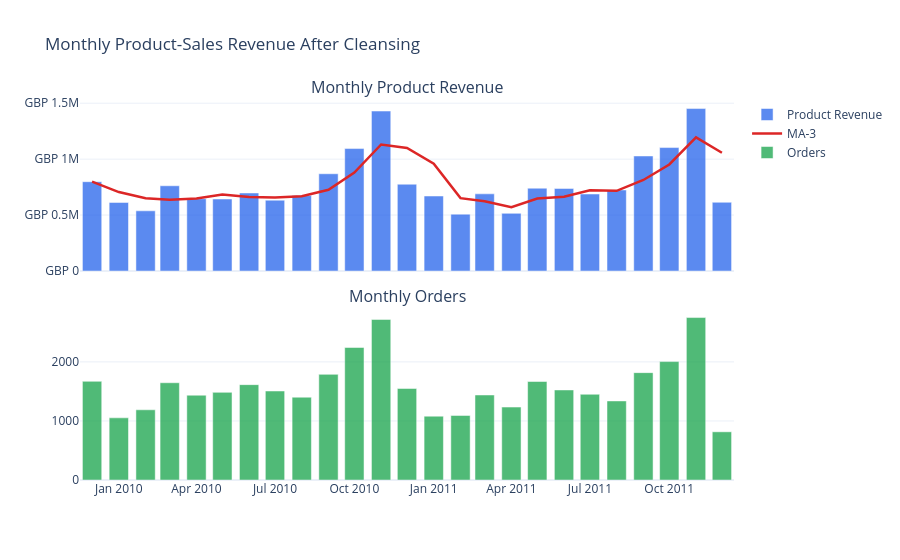

Write notebook code for a chart like this one.
### Markdown cell above
## 4. Product Revenue EDA After Cleansing

### Code cell
monthly = df_sales.groupby("month_year").agg(
    revenue=("revenue", "sum"),
    orders=("order_id", "nunique"),
    customers=("customer_id", "nunique"),
    qty=("quantity", "sum"),
).reset_index()
monthly["month_year_dt"] = monthly["month_year"].dt.to_timestamp()
monthly["revenue_ma3"] = monthly["revenue"].rolling(3, min_periods=1).mean()
monthly["aov"] = monthly["revenue"] / monthly["orders"].replace(0, np.nan)

fig = make_subplots(rows=2, cols=1, shared_xaxes=True, subplot_titles=("Monthly Product Revenue", "Monthly Orders"), vertical_spacing=0.10)
fig.add_trace(go.Bar(x=monthly["month_year_dt"], y=monthly["revenue"], name="Product Revenue", marker_color="#2563eb", opacity=0.75), row=1, col=1)
fig.add_trace(go.Scatter(x=monthly["month_year_dt"], y=monthly["revenue_ma3"], name="MA-3", line=dict(color="#dc2626", width=2.5)), row=1, col=1)
fig.add_trace(go.Bar(x=monthly["month_year_dt"], y=monthly["orders"], name="Orders", marker_color="#16a34a", opacity=0.75), row=2, col=1)
fig.update_layout(template=PLOTLY_TPL, height=560, title="Monthly Product-Sales Revenue After Cleansing", hovermode="x unified")
fig.update_yaxes(tickprefix="GBP ", row=1, col=1)
fig.show()

monthly.tail(12)
